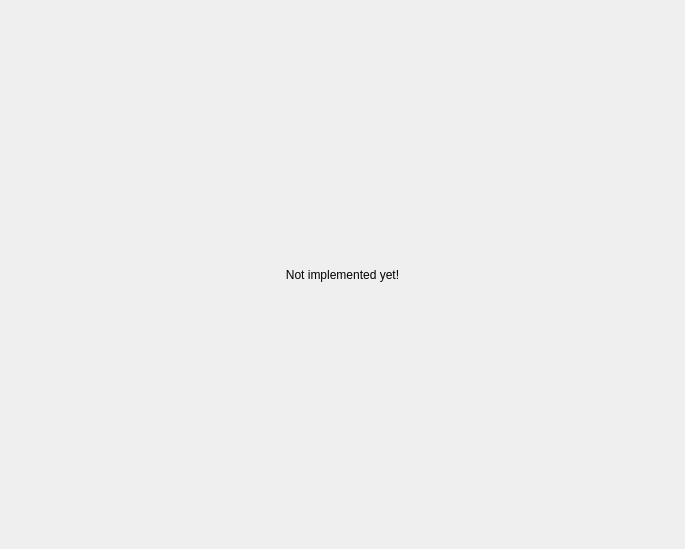
<?xml version="1.0" encoding="UTF-8"?>
<ui version="4.0">
 <class>SetupTab</class>
 <widget class="QWidget" name="SetupTab">
  <property name="geometry">
   <rect>
    <x>0</x>
    <y>0</y>
    <width>685</width>
    <height>549</height>
   </rect>
  </property>
  <property name="windowTitle">
   <string>Form</string>
  </property>
  <layout class="QVBoxLayout" name="verticalLayout">
   <property name="spacing">
    <number>0</number>
   </property>
   <property name="leftMargin">
    <number>0</number>
   </property>
   <property name="topMargin">
    <number>0</number>
   </property>
   <property name="rightMargin">
    <number>0</number>
   </property>
   <property name="bottomMargin">
    <number>0</number>
   </property>
   <item>
    <widget class="QLabel" name="label">
     <property name="text">
      <string>Not implemented yet!</string>
     </property>
     <property name="alignment">
      <set>Qt::AlignCenter</set>
     </property>
    </widget>
   </item>
  </layout>
 </widget>
 <resources/>
 <connections/>
</ui>
